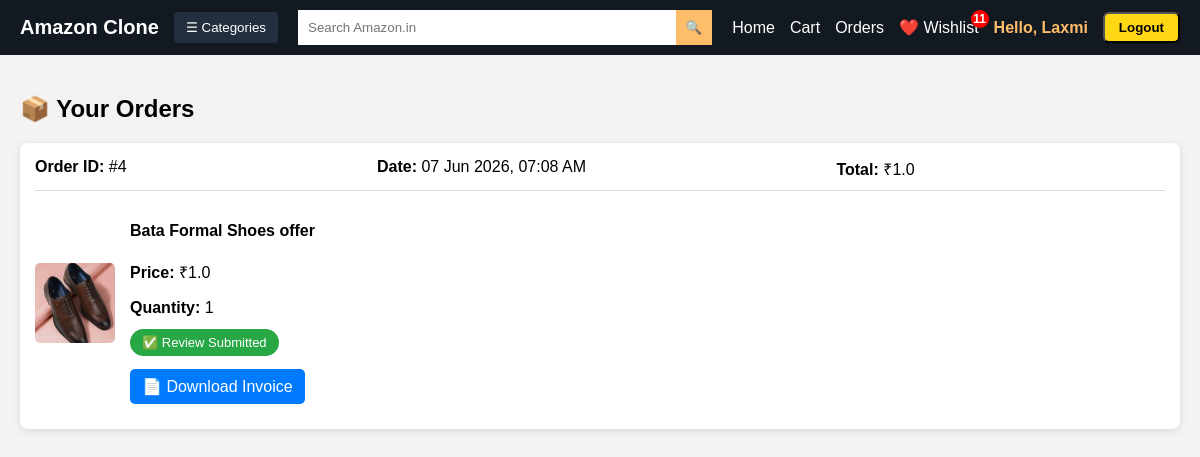
The page /orders/history/ (signed in) on the database its author committed.
### orders/models.py (models this page shows, shortened)
class Order(models.Model):
    user = models.ForeignKey(User, on_delete=models.CASCADE)
    address = models.TextField()
    total_amount = models.FloatField()
    created_at = models.DateTimeField(auto_now_add=True)

class OrderItem(models.Model):
    order = models.ForeignKey(Order, on_delete=models.CASCADE, related_name='items')
    product = models.ForeignKey(Product, on_delete=models.CASCADE)
    quantity = models.IntegerField()

### products/models.py (models this page shows, shortened)
class Product(models.Model):
    name = models.CharField(max_length=200)
    price = models.FloatField()
    description = models.TextField()
    image = models.ImageField(upload_to='products/', blank=True, null=True)
    slug = models.SlugField(unique=True, blank=True)
    category = models.CharField(
        max_length=50,
        choices=CATEGORY_CHOICES,
        default='mobile'
    )

### orders/views.py (the view)
# urls.py: path('history/', order_history, name='order_history'),
@login_required
def order_history(request):
    orders = Order.objects.filter(
        user=request.user
    ).prefetch_related('items__product').order_by('-created_at')
    reviewed_products = Review.objects.filter(
        user=request.user
    ).values_list('product_id', flat=True)
    return render(request, 'orders/history.html', {
        'orders': orders,
        'reviewed_products': reviewed_products
    })

### products/context_processors.py (called while the page is built)
def wishlist_count(request):
    count = 0
    if request.user.is_authenticated:
        count = Wishlist.objects.filter(user=request.user).count()
    return {
        'wishlist_count': count
    }

### templates/orders/history.html (shortened to what this page needs)
{% extends 'base.html' %}
{% block content %}
<h2 style="margin-bottom:20px;">📦 Your Orders</h2>
{% for order in orders %}
<div class="order-card">
    <div class="order-header">
        <div><strong>Order ID:</strong> #{{ order.id }}</div>
        <div><strong>Date:</strong> {{ order.created_at|date:"d M Y, h:i A" }}</div>
        <div><strong>Total:</strong> ₹{{ order.total_amount }}</div>
    </div>
    <div class="order-items">
        {% for item in order.items.all %}
        <div class="item">
            <img src="{{ item.product.image.url }}" alt="">
            <div>
    <h4>{{ item.product.name }}</h4>
    <p><strong>Price:</strong> ₹{{ item.product.price }}</p>
    <p><strong>Quantity:</strong> {{ item.quantity }}</p>
    {% if item.product.id in reviewed_products %}
        <span style="
            background:#28a745;
            color:white;
            padding:6px 12px;
            border-radius:20px;
            font-size:13px;">
            ✅ Review Submitted
        </span>
    {% endif %}
    <br><br>
<a href="{% url 'generate_invoice' order.id %}"
   style="
   background:#007bff;
   color:white;
   padding:8px 12px;
   text-decoration:none;
   border-radius:5px;
   display:inline-block;">
   📄 Download Invoice
</a>
</div>
        </div>
        {% endfor %}
    </div>
</div>
{% empty %}
<p>No orders yet 😢</p>
{% endfor %}
{% endblock %}

### templates/base.html (shortened to what this page needs)
<!DOCTYPE html>
<html>
<head>
</head>
<body>
<div class="navbar">
    <div class="nav-left">
        <div class="logo"> Amazon Clone</div>
        <div class="dropdown">
            <button class="dropbtn">☰ Categories</button>
        </div>
    </div>
    <form method="GET" action="/" class="search-container">
        <input
            type="text"
            name="q"
            class="search-input"
            placeholder="Search Amazon.in"
            value="{{ request.GET.q }}"
        >
        <button type="submit" class="search-btn">🔍</button>
    </form>
    <div class="nav-links">
        <a href="/">Home</a>
        <a href="/cart/">Cart</a>
        <a href="/orders/history/">Orders</a>
        <a href="/wishlist/" class="wishlist-badge">
            ❤️ Wishlist
            {% if user.is_authenticated %}
                    <span class="wishlist-count">{{ wishlist_count }}</span>
            {% endif %}
        </a>
        {% if user.is_authenticated %}
            <span class="username">
                Hello, {{ user.username|title }}
            </span>
            <form action="{% url 'logout' %}" method="POST" style="display:inline;">
    <button type="submit" class="auth-btn">Logout</button>
</form>
        {% else %}
            <a href="/accounts/login/" class="auth-btn">Login</a>
            {% endif %}
    </div>
</div>
<div style="padding:20px;">
    {% block content %}{% endblock %}
</div>
</body>
</html>

### templates/base.html (style rules this page uses)
body { margin: 0; font-family: Arial; background: #f3f3f3; }
.navbar { background: #131921; color: white; padding: 10px 20px; display: flex; align-items: center; justify-content: space-between; flex-wrap: wrap; }
.nav-left { display: flex; align-items: center; gap: 15px; }
.logo { font-size: 20px; font-weight: bold; }
.dropdown { position: relative; }
.dropbtn { background: #232f3e; color: white; padding: 8px 12px; border: none; cursor: pointer; border-radius: 4px; }
.search-container { flex: 1; display: flex; max-width: 500px; margin: 0 20px; }
.search-input { flex: 1; padding: 10px; border: none; outline: none; }
.search-btn { background: #febd69; border: none; padding: 10px; cursor: pointer; }
.nav-links { display: flex; align-items: center; gap: 15px; }
.nav-links a { color: white; text-decoration: none; }
.auth-btn { background: #ffd814; color: black !important; padding: 6px 14px; border-radius: 6px; font-weight: bold; }
.username { color: #febd69; font-weight: bold; }
.wishlist-badge { position: relative; }
.wishlist-count { background: red; color: white; font-size: 12px; font-weight: bold; min-width: 18px; height: 18px; line-height: 18px; border-radius: 50%; display: inline-block; text-align: center; position: absolute; top: -8px; right: -10px; }

### templates/orders/history.html (style rules this page uses)
.order-card { background: white; padding: 15px; margin-bottom: 20px; border-radius: 8px; box-shadow: 0 2px 8px rgba(0,0,0,0.1); }
.order-header { display: flex; justify-content: space-between; flex-wrap: wrap; gap: 10px; border-bottom: 1px solid #ddd; padding-bottom: 10px; margin-bottom: 10px; }
.order-items .item { display: flex; gap: 15px; margin-bottom: 10px; align-items: center; }
.order-items img { width: 80px; height: 80px; object-fit: cover; border-radius: 5px; }

### rows shown on the page
Order: id "4", created_at "07 Jun 2026, 07:08 AM", total_amount "1.0"
OrderItem: product.image (picture), product.name "Bata Formal Shoes offer", product.price "1.0", quantity "1", shows "✅ Review Submitted"

### other values the page prints
{{ wishlist_count }} "11"
{{ user.username|title }} "Laxmi"
